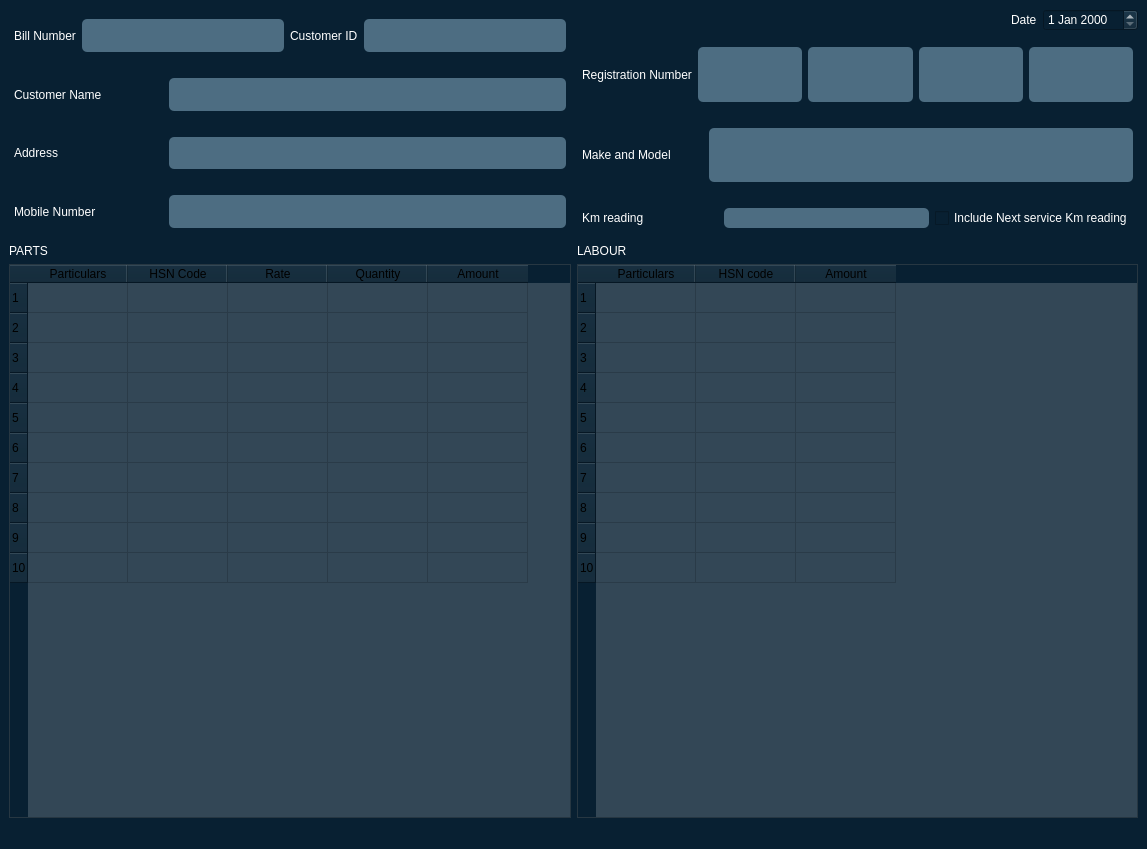
<?xml version="1.0" encoding="UTF-8"?>
<ui version="4.0">
 <class>new_bill</class>
 <widget class="QMainWindow" name="new_bill">
  <property name="geometry">
   <rect>
    <x>0</x>
    <y>0</y>
    <width>1147</width>
    <height>849</height>
   </rect>
  </property>
  <property name="windowTitle">
   <string>MainWindow</string>
  </property>
  <property name="styleSheet">
   <string notr="true">background-color:rgb(8, 32, 50)</string>
  </property>
  <widget class="QWidget" name="centralwidget">
   <property name="styleSheet">
    <string notr="true">QLineEdit
{
border-radius: 5px;
padding-left: 5px;
background-color: rgb(77, 109, 130);
color: rgb(255,255,255)
}

QPushButton
{
background-color: rgb(51, 71, 86);
border-radius: 15px;
color: rgb(255,255,255);
}

QPushButton::hover
{
background-color: rgb(77, 109, 130);
border-radius: 15px;
color: rgb(255,255,255);
}

QPushButton::pressed
{
background-color: rgb(60, 86, 102);
border-radius: 15px;
color: rgb(255,255,255);
}

QPushButton#button_search
{
background-color: rgb(25, 188, 142);
border-radius: 10px;
color: rgb(0, 0, 0);
}

QPushButton#button_search::hover
{
background-color: rgb(30, 229, 173);
border-radius: 10px;
color: rgb(0, 0, 0);
}

QPushButton#button_search::pressed
{
background-color: rgb(25, 188, 142);
border-radius: 10px;
color: rgb(0, 0, 0);
}

QLabel
{
color: rgb(255,255,255);
}

QTableWidget
{
color: rgb(255,255,255);
background-color:rgb(51, 71, 86);
}</string>
   </property>
   <layout class="QGridLayout" name="gridLayout">
    <item row="0" column="0">
     <layout class="QVBoxLayout" name="verticalLayout" stretch="2,5">
      <item>
       <layout class="QHBoxLayout" name="horizontalLayout" stretch="1,1">
        <item>
         <layout class="QVBoxLayout" name="verticalLayout_3">
          <item>
           <layout class="QHBoxLayout" name="horizontalLayout_3">
            <property name="leftMargin">
             <number>5</number>
            </property>
            <property name="topMargin">
             <number>10</number>
            </property>
            <property name="rightMargin">
             <number>5</number>
            </property>
            <property name="bottomMargin">
             <number>10</number>
            </property>
            <item>
             <widget class="QLabel" name="label">
              <property name="text">
               <string>Bill Number</string>
              </property>
             </widget>
            </item>
            <item>
             <widget class="QLineEdit" name="LE_bill_no">
              <property name="sizePolicy">
               <sizepolicy hsizetype="Expanding" vsizetype="Preferred">
                <horstretch>0</horstretch>
                <verstretch>0</verstretch>
               </sizepolicy>
              </property>
             </widget>
            </item>
            <item>
             <widget class="QLabel" name="label_3">
              <property name="text">
               <string>Customer ID</string>
              </property>
             </widget>
            </item>
            <item>
             <widget class="QLineEdit" name="LE_cust_id">
              <property name="sizePolicy">
               <sizepolicy hsizetype="Expanding" vsizetype="Preferred">
                <horstretch>0</horstretch>
                <verstretch>0</verstretch>
               </sizepolicy>
              </property>
             </widget>
            </item>
           </layout>
          </item>
          <item>
           <layout class="QHBoxLayout" name="horizontalLayout_4" stretch="3,8">
            <property name="leftMargin">
             <number>5</number>
            </property>
            <property name="topMargin">
             <number>10</number>
            </property>
            <property name="rightMargin">
             <number>5</number>
            </property>
            <property name="bottomMargin">
             <number>10</number>
            </property>
            <item>
             <widget class="QLabel" name="label_4">
              <property name="text">
               <string>Customer Name</string>
              </property>
             </widget>
            </item>
            <item>
             <widget class="QLineEdit" name="LE_cust_name">
              <property name="sizePolicy">
               <sizepolicy hsizetype="Expanding" vsizetype="Preferred">
                <horstretch>0</horstretch>
                <verstretch>0</verstretch>
               </sizepolicy>
              </property>
             </widget>
            </item>
           </layout>
          </item>
          <item>
           <layout class="QHBoxLayout" name="horizontalLayout_5" stretch="3,8">
            <property name="leftMargin">
             <number>5</number>
            </property>
            <property name="topMargin">
             <number>10</number>
            </property>
            <property name="rightMargin">
             <number>5</number>
            </property>
            <property name="bottomMargin">
             <number>10</number>
            </property>
            <item>
             <widget class="QLabel" name="label_5">
              <property name="text">
               <string>Address</string>
              </property>
             </widget>
            </item>
            <item>
             <widget class="QLineEdit" name="LE_address">
              <property name="sizePolicy">
               <sizepolicy hsizetype="Expanding" vsizetype="Preferred">
                <horstretch>0</horstretch>
                <verstretch>0</verstretch>
               </sizepolicy>
              </property>
             </widget>
            </item>
           </layout>
          </item>
          <item>
           <layout class="QHBoxLayout" name="horizontalLayout_6" stretch="3,8">
            <property name="leftMargin">
             <number>5</number>
            </property>
            <property name="topMargin">
             <number>10</number>
            </property>
            <property name="rightMargin">
             <number>5</number>
            </property>
            <property name="bottomMargin">
             <number>10</number>
            </property>
            <item>
             <widget class="QLabel" name="label_6">
              <property name="text">
               <string>Mobile Number</string>
              </property>
             </widget>
            </item>
            <item>
             <widget class="QLineEdit" name="LE_mob_no">
              <property name="sizePolicy">
               <sizepolicy hsizetype="Expanding" vsizetype="Preferred">
                <horstretch>0</horstretch>
                <verstretch>0</verstretch>
               </sizepolicy>
              </property>
             </widget>
            </item>
           </layout>
          </item>
         </layout>
        </item>
        <item>
         <layout class="QVBoxLayout" name="verticalLayout_2" stretch="1,1,1,1">
          <item>
           <layout class="QHBoxLayout" name="horizontalLayout_7">
            <item>
             <spacer name="horizontalSpacer">
              <property name="orientation">
               <enum>Qt::Horizontal</enum>
              </property>
              <property name="sizeHint" stdset="0">
               <size>
                <width>40</width>
                <height>20</height>
               </size>
              </property>
             </spacer>
            </item>
            <item>
             <widget class="QLabel" name="label_2">
              <property name="text">
               <string>Date</string>
              </property>
             </widget>
            </item>
            <item>
             <widget class="QDateEdit" name="dateEdit">
              <property name="styleSheet">
               <string notr="true">color: rgb(255,255,255)</string>
              </property>
             </widget>
            </item>
           </layout>
          </item>
          <item>
           <layout class="QHBoxLayout" name="horizontalLayout_8" stretch="2,3,3,3,3">
            <property name="leftMargin">
             <number>5</number>
            </property>
            <property name="topMargin">
             <number>10</number>
            </property>
            <property name="rightMargin">
             <number>5</number>
            </property>
            <property name="bottomMargin">
             <number>10</number>
            </property>
            <item>
             <widget class="QLabel" name="label_7">
              <property name="text">
               <string>Registration Number</string>
              </property>
             </widget>
            </item>
            <item>
             <widget class="QLineEdit" name="LE_reg_1">
              <property name="sizePolicy">
               <sizepolicy hsizetype="Expanding" vsizetype="Preferred">
                <horstretch>0</horstretch>
                <verstretch>0</verstretch>
               </sizepolicy>
              </property>
             </widget>
            </item>
            <item>
             <widget class="QLineEdit" name="LE_reg_2">
              <property name="sizePolicy">
               <sizepolicy hsizetype="Expanding" vsizetype="Preferred">
                <horstretch>0</horstretch>
                <verstretch>0</verstretch>
               </sizepolicy>
              </property>
             </widget>
            </item>
            <item>
             <widget class="QLineEdit" name="LE_reg_3">
              <property name="sizePolicy">
               <sizepolicy hsizetype="Expanding" vsizetype="Preferred">
                <horstretch>0</horstretch>
                <verstretch>0</verstretch>
               </sizepolicy>
              </property>
             </widget>
            </item>
            <item>
             <widget class="QLineEdit" name="LE_reg_4">
              <property name="sizePolicy">
               <sizepolicy hsizetype="Expanding" vsizetype="Preferred">
                <horstretch>0</horstretch>
                <verstretch>0</verstretch>
               </sizepolicy>
              </property>
             </widget>
            </item>
           </layout>
          </item>
          <item>
           <layout class="QHBoxLayout" name="horizontalLayout_9" stretch="2,7">
            <property name="leftMargin">
             <number>5</number>
            </property>
            <property name="topMargin">
             <number>10</number>
            </property>
            <property name="rightMargin">
             <number>5</number>
            </property>
            <property name="bottomMargin">
             <number>10</number>
            </property>
            <item>
             <widget class="QLabel" name="label_8">
              <property name="text">
               <string>Make and Model</string>
              </property>
             </widget>
            </item>
            <item>
             <widget class="QLineEdit" name="LE_make_model">
              <property name="sizePolicy">
               <sizepolicy hsizetype="Expanding" vsizetype="Preferred">
                <horstretch>0</horstretch>
                <verstretch>0</verstretch>
               </sizepolicy>
              </property>
             </widget>
            </item>
           </layout>
          </item>
          <item>
           <layout class="QHBoxLayout" name="horizontalLayout_10" stretch="2,3,2">
            <property name="leftMargin">
             <number>5</number>
            </property>
            <property name="topMargin">
             <number>10</number>
            </property>
            <property name="rightMargin">
             <number>5</number>
            </property>
            <property name="bottomMargin">
             <number>10</number>
            </property>
            <item>
             <widget class="QLabel" name="label_9">
              <property name="text">
               <string>Km reading</string>
              </property>
             </widget>
            </item>
            <item>
             <widget class="QLineEdit" name="LE_km_reading">
              <property name="sizePolicy">
               <sizepolicy hsizetype="Expanding" vsizetype="Preferred">
                <horstretch>0</horstretch>
                <verstretch>0</verstretch>
               </sizepolicy>
              </property>
             </widget>
            </item>
            <item>
             <widget class="QCheckBox" name="CHK_next_km_reading">
              <property name="styleSheet">
               <string notr="true">color: rgb(255,255,255)</string>
              </property>
              <property name="text">
               <string>Include Next service Km reading</string>
              </property>
             </widget>
            </item>
           </layout>
          </item>
         </layout>
        </item>
       </layout>
      </item>
      <item>
       <layout class="QHBoxLayout" name="horizontalLayout_2">
        <item>
         <layout class="QVBoxLayout" name="verticalLayout_5">
          <item>
           <widget class="QLabel" name="label_10">
            <property name="text">
             <string>PARTS</string>
            </property>
           </widget>
          </item>
          <item>
           <widget class="QTableWidget" name="TBL_parts">
            <property name="rowCount">
             <number>10</number>
            </property>
            <attribute name="horizontalHeaderVisible">
             <bool>true</bool>
            </attribute>
            <attribute name="horizontalHeaderHighlightSections">
             <bool>true</bool>
            </attribute>
            <row/>
            <row/>
            <row/>
            <row/>
            <row/>
            <row/>
            <row/>
            <row/>
            <row/>
            <row/>
            <column>
             <property name="text">
              <string>Particulars</string>
             </property>
            </column>
            <column>
             <property name="text">
              <string>HSN Code</string>
             </property>
            </column>
            <column>
             <property name="text">
              <string>Rate</string>
             </property>
            </column>
            <column>
             <property name="text">
              <string>Quantity</string>
             </property>
            </column>
            <column>
             <property name="text">
              <string>Amount</string>
             </property>
            </column>
           </widget>
          </item>
         </layout>
        </item>
        <item>
         <layout class="QVBoxLayout" name="verticalLayout_4">
          <item>
           <widget class="QLabel" name="label_11">
            <property name="text">
             <string>LABOUR</string>
            </property>
           </widget>
          </item>
          <item>
           <widget class="QTableWidget" name="TBL_labour">
            <property name="styleSheet">
             <string notr="true"/>
            </property>
            <property name="sizeAdjustPolicy">
             <enum>QAbstractScrollArea::AdjustIgnored</enum>
            </property>
            <property name="rowCount">
             <number>10</number>
            </property>
            <attribute name="horizontalHeaderCascadingSectionResizes">
             <bool>false</bool>
            </attribute>
            <attribute name="horizontalHeaderShowSortIndicator" stdset="0">
             <bool>false</bool>
            </attribute>
            <attribute name="horizontalHeaderStretchLastSection">
             <bool>false</bool>
            </attribute>
            <row/>
            <row/>
            <row/>
            <row/>
            <row/>
            <row/>
            <row/>
            <row/>
            <row/>
            <row/>
            <column>
             <property name="text">
              <string>Particulars</string>
             </property>
            </column>
            <column>
             <property name="text">
              <string>HSN code</string>
             </property>
            </column>
            <column>
             <property name="text">
              <string>Amount</string>
             </property>
            </column>
           </widget>
          </item>
         </layout>
        </item>
       </layout>
      </item>
     </layout>
    </item>
   </layout>
  </widget>
  <widget class="QMenuBar" name="menubar">
   <property name="geometry">
    <rect>
     <x>0</x>
     <y>0</y>
     <width>1147</width>
     <height>27</height>
    </rect>
   </property>
  </widget>
  <widget class="QStatusBar" name="statusbar"/>
 </widget>
 <resources/>
 <connections/>
</ui>
